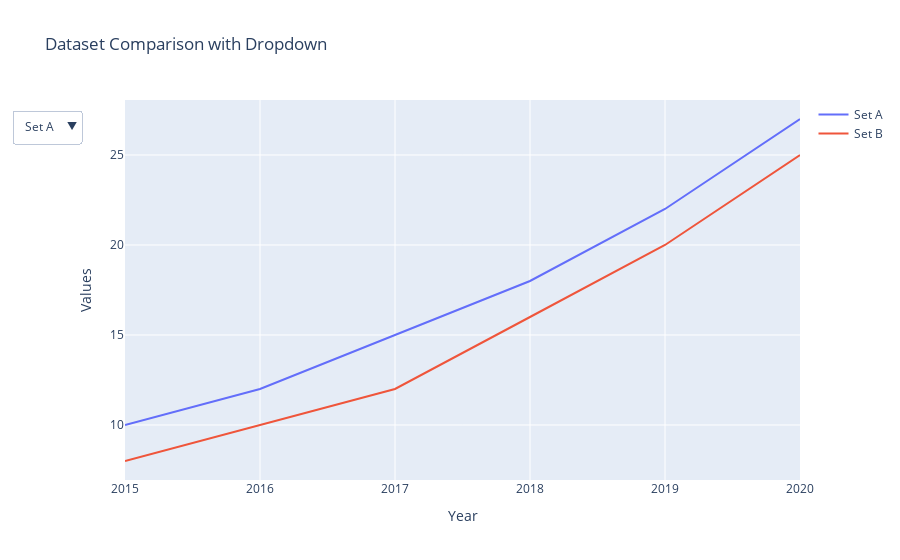

The code cell stored with this chart in its notebook:
### Markdown cell above
### Dropdowns and Sliders for Interactivity

### Code cell
# new data
values_a = [10, 12, 15, 18, 22, 27]
values_b = [8, 10, 12, 16, 20, 25]

# create figure
fig = go.Figure()

# add traces
fig.add_trace(go.Scatter(x=years, y=values_a, mode='lines', name="Set A"))
fig.add_trace(go.Scatter(x=years, y=values_b, mode='lines', name="Set B"))

# add dropdown menu
fig.update_layout(
    updatemenus=[
        dict(
            buttons=list([
                dict(args=[{'visible': [True, False]}], label="Set A", method='update'),
                dict(args=[{'visible': [False, True]}], label="Set B", method='update'),
                dict(args=[{'visible': [True, True]}], label="Both", method='update')
            ]),
            direction='down',
            pad={"r": 10, "t": 10},
            showactive=True,
        )
    ]
)

# add titles and labels
fig.update_layout(
    title="Dataset Comparison with Dropdown",
    xaxis_title="Year",
    yaxis_title="Values"
)

fig.show()

### Figure 1 — Plotly figure (JSON) as saved in the notebook; plotly's stock layout.template omitted (floating-point values rounded to 4 significant figures)
{"data": [{"mode": "lines", "name": "Set A", "type": "scatter", "x": [2015, 2016, 2017, 2018, 2019, 2020], "y": [10, 12, 15, 18, 22, 27]}, {"mode": "lines", "name": "Set B", "type": "scatter", "x": [2015, 2016, 2017, 2018, 2019, 2020], "y": [8, 10, 12, 16, 20, 25]}], "layout": {"title": {"text": "Dataset Comparison with Dropdown"}, "updatemenus": [{"buttons": [{"args": [{"visible": [true, false]}], "label": "Set A", "method": "update"}, {"args": [{"visible": [false, true]}], "label": "Set B", "method": "update"}, {"args": [{"visible": [true, true]}], "label": "Both", "method": "update"}], "direction": "down", "pad": {"r": 10, "t": 10}, "showactive": true}], "xaxis": {"title": {"text": "Year"}}, "yaxis": {"title": {"text": "Values"}}}}
